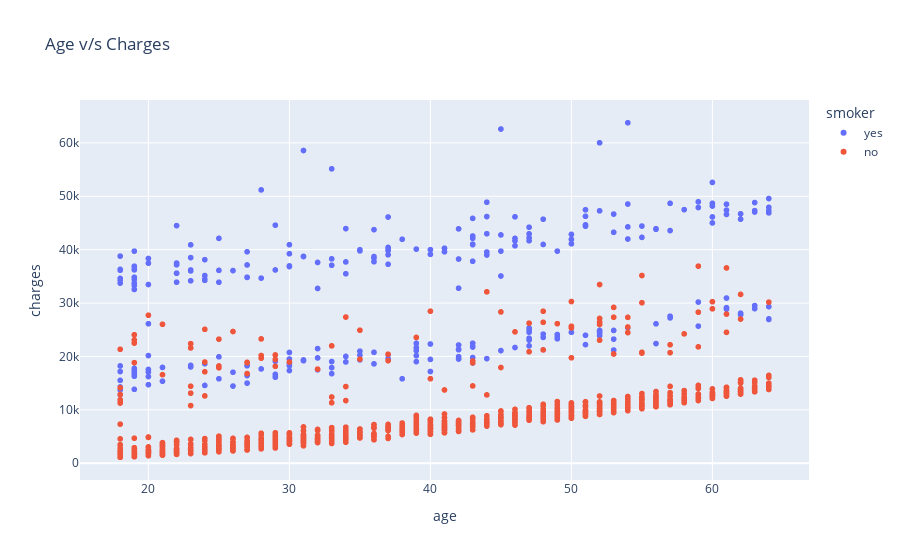

Notebook source saved alongside this figure:
### Code cell
# Age vs Charges

px.scatter(df, x='age', y='charges', title='Age v/s Charges', hover_data=['sex'], color='smoker')

### Figure 1 — Plotly figure (JSON) as saved in the notebook; plotly's stock layout.template omitted (floating-point values rounded to 4 significant figures; data arrays with more than 128 entries replaced by an {"elided": "..."} marker saying what was removed)
{"data": [{"customdata": {"elided": "274x1 str values"}, "hovertemplate": "smoker=yes<br>age=%{x}<br>charges=%{y}<br>sex=%{customdata[0]}<extra></extra>", "legendgroup": "yes", "marker": {"color": "#636efa", "symbol": "circle"}, "mode": "markers", "name": "yes", "showlegend": true, "type": "scattergl", "x": {"elided": "274 int values"}, "xaxis": "x", "y": {"elided": "274 float values"}, "yaxis": "y"}, {"customdata": {"elided": "1064x1 str values"}, "hovertemplate": "smoker=no<br>age=%{x}<br>charges=%{y}<br>sex=%{customdata[0]}<extra></extra>", "legendgroup": "no", "marker": {"color": "#EF553B", "symbol": "circle"}, "mode": "markers", "name": "no", "showlegend": true, "type": "scattergl", "x": {"elided": "1064 int values"}, "xaxis": "x", "y": {"elided": "1064 float values"}, "yaxis": "y"}], "layout": {"legend": {"title": {"text": "smoker"}, "tracegroupgap": 0}, "title": {"text": "Age v/s Charges"}, "xaxis": {"anchor": "y", "domain": [0, 1], "title": {"text": "age"}}, "yaxis": {"anchor": "x", "domain": [0, 1], "title": {"text": "charges"}}}}
